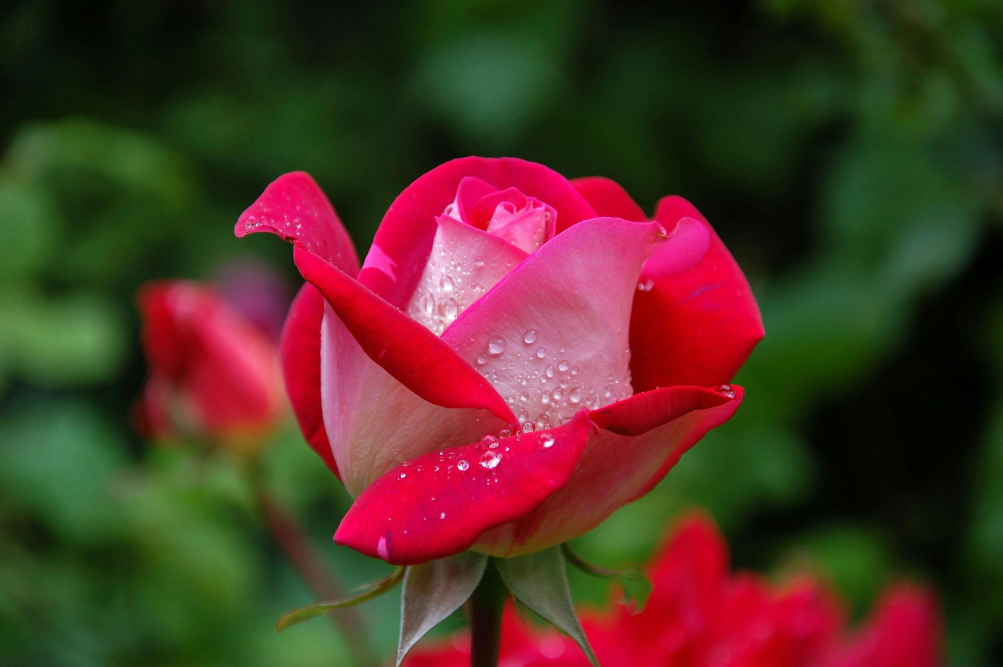
#> input picture sarjitha/08-08-2024/rose.jpeg, 3008 x 2000 px (shown at 1/3 size)
$ python activity1.py
#> lines starting #> are read from the running program, lines starting #| are printed output that depends on the picture
# Load the necessary libraries
import cv2
import matplotlib.pyplot as plt

# Load an image
image = cv2.imread('rose.jpeg')
#> image is the input picture: shape (2000, 3008, 3); mean B, G, R 38.3, 51.3, 81.6

# Check if the image was loaded successfully
if image is None:
    print("Could not read the image")
    exit()

# Convert the image from BGR (OpenCV format) to RGB (Matplotlib format)
image_rgb = cv2.cvtColor(image, cv2.COLOR_BGR2RGB)

# Resize the image to 125x128 pixels
resized_image = cv2.resize(image_rgb, (125, 128))
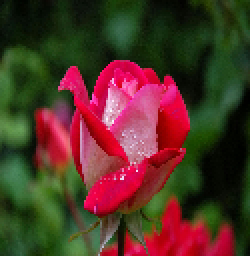
#> resized_image: shape (128, 125, 3) (shown 2 times larger); mean R, G, B 81.6, 51.3, 38.2

# Display the original and resized images
plt.figure(figsize=(10, 5))

# Original Image
plt.subplot(1, 2, 1)
plt.title('Original Image')
plt.imshow(image_rgb)
plt.axis('off')

# Resized Image
plt.subplot(1, 2, 2)
plt.title('Resized Image (125x128)')
plt.imshow(resized_image)
plt.axis('off')

plt.show()
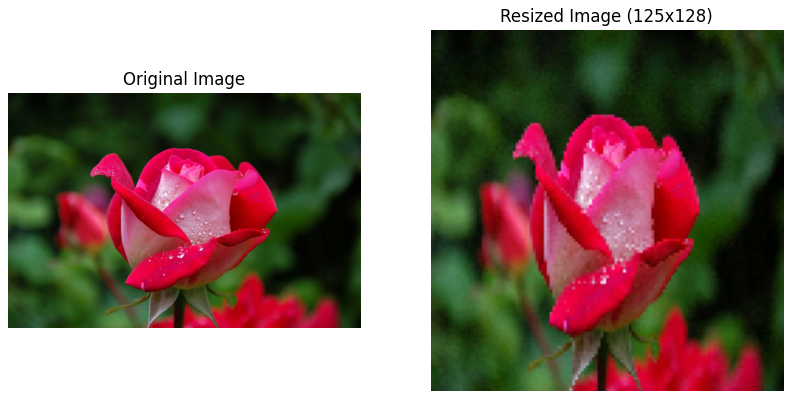
#> figure drawn by matplotlib, 2 panels

# Save or display the resized image
# cv2.imwrite('resized_image.jpg', resized_image)

# Crop the image to a region (x, y, width, height)
cropped_image = image_rgb[50:130, 50:200]
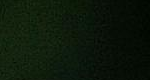
#> cropped_image: shape (80, 150, 3); mean R, G, B 12.3, 23.6, 10

# Display the original and cropped images
plt.figure(figsize=(10, 5))

# Original Image
plt.subplot(1, 2, 1)
plt.title('Original Image')
plt.imshow(image_rgb)
plt.axis('off')

# Cropped Image
plt.subplot(1, 2, 2)
plt.title('Cropped Image')
plt.imshow(cropped_image)
plt.axis('off')

plt.show()
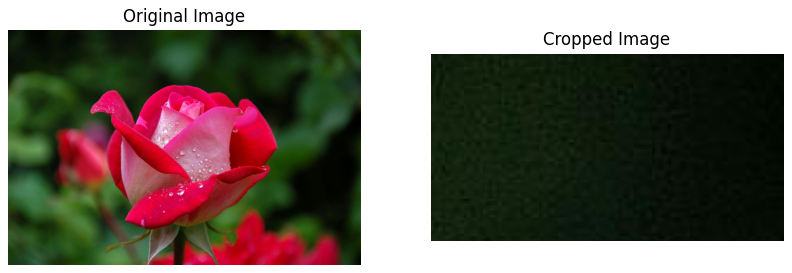
#> figure drawn by matplotlib, 2 panels

# Rotate the image by 45 degrees
(h, w) = image_rgb.shape[:2]
#> h = 2000; w = 3008
center = (w // 2, h // 2)
#> center = (1504, 1000)
M = cv2.getRotationMatrix2D(center, 45, 1.0)
rotated_image = cv2.warpAffine(image_rgb, M, (w, h))
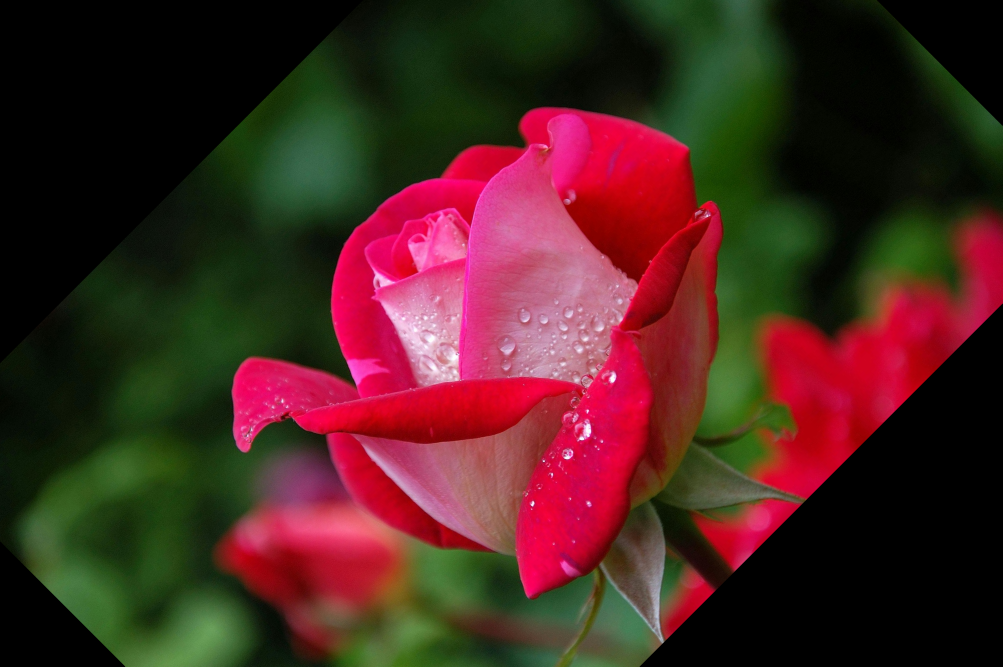
#> rotated_image: shape (2000, 3008, 3) (shown at 1/3 size); mean R, G, B 73.4, 37, 32.1

# Display the original and rotated images
plt.figure(figsize=(10, 5))

# Original Image
plt.subplot(1, 2, 1)
plt.title('Original Image')
plt.imshow(image_rgb)
plt.axis('off')

# Rotated Image
plt.subplot(1, 2, 2)
plt.title('Rotated Image')
plt.imshow(rotated_image)
plt.axis('off')

plt.show()

$ run again, with sarjitha/08-08-2024/louts.jpg copied over sarjitha/08-08-2024/rose.jpeg
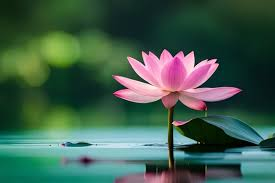
#> input picture sarjitha/08-08-2024/louts.jpg, 275 x 183 px
#> image is the input picture: shape (183, 275, 3); mean B, G, R 77.6, 94.2, 62.7
#> `cropped_image = image_rgb[50:130, 50:200]`:
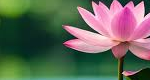
#> cropped_image: shape (80, 150, 3); mean R, G, B 97.6, 104.3, 88.4
#> `rotated_image = cv2.warpAffine(image_rgb, M, (w, h))`:
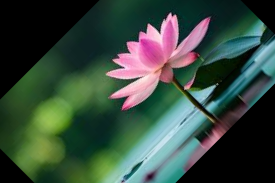
#> rotated_image: shape (183, 275, 3); mean R, G, B 55.5, 74.7, 62.5
